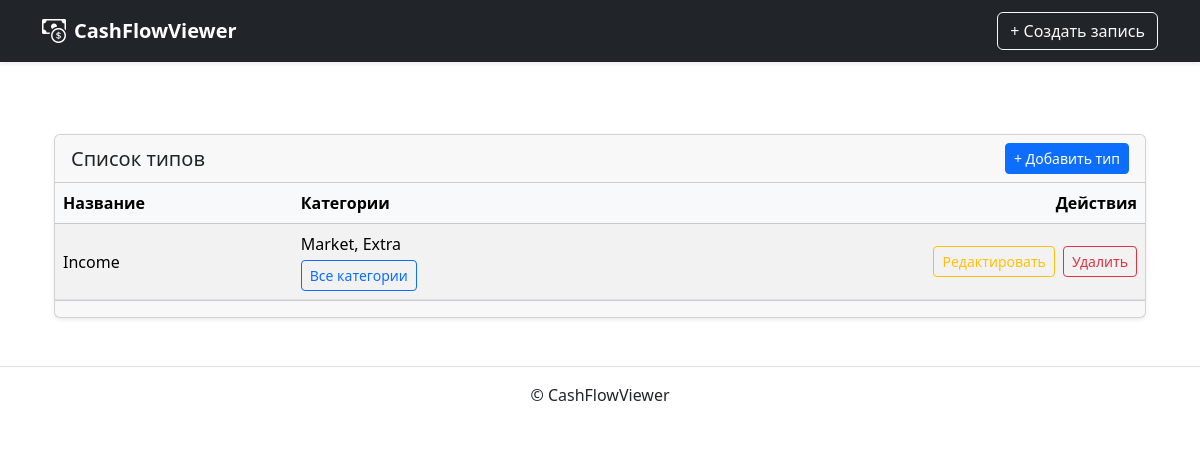
Before: /cash/type/ with the older database file.
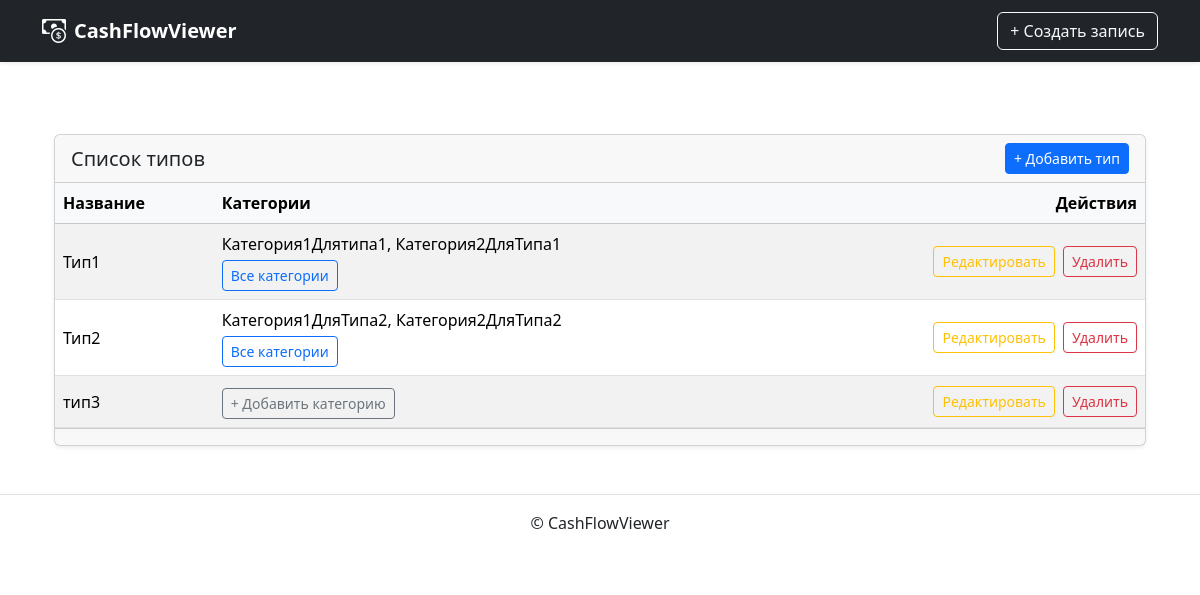
After: the same page with the newer database file.
### cashflow/models.py (models this page shows, shortened)
class Type(models.Model):
    name = models.CharField(max_length=100)
    class Meta:
        verbose_name = 'Тип'
        verbose_name_plural = 'Типы'

class Category(models.Model):
    name = models.CharField(max_length=100)
    type = models.ForeignKey(
        Type, on_delete=models.CASCADE, related_name='categories'
    )
    class Meta:
        verbose_name = 'Категория'
        verbose_name_plural = 'Категории'
    def __str__(self) -> str:
        return self.name

### cashflow/views.py (the view)
# urls.py: path('', TypeListView.as_view(), name='type_list'),
class TypeListView(ListView):
    model = Type
    paginate_by = 10
    template_name = 'cashflow/type/list.html'
    ordering = ['name']

### templates/cashflow/type/list.html (shortened to what this page needs)
{% extends "base.html" %}
{% block content %}
<div class="container mt-4">
  <div class="card shadow-sm">
    <div class="card-header d-flex justify-content-between align-items-center">
      <h5 class="mb-0">Список типов</h5>
      <a href="{% url 'cashflow:type_create' %}" class="btn btn-sm btn-primary">+ Добавить тип</a>
    </div>
    <div class="card-body p-0">
      <div class="table-responsive">
        <table class="table table-hover table-striped mb-0 align-middle">
          <thead class="table-light">
            <tr>
              <th>Название</th>
              <th>Категории</th>
              <th class="text-end">Действия</th>
            </tr>
          </thead>
          <tbody>
            {% for type in page_obj %}
            <tr>
              <td>{{ type.name }}</td>
              <td>
                {% with categories=type.categories.all %}
                  {{ categories|slice:":2"|join:", " }}
                  {% if categories %}
                    <div class="mt-1">
                      <a href="{% url 'cashflow:category_list' %}?type={{ type.id }}" class="btn btn-sm btn-outline-primary">
                        Все категории
                      </a>
                    </div>
                  {% else %}
                    <div class="mt-1">
                      <a href="{% url 'cashflow:category_create' %}?type={{ type.id }}" class="btn btn-sm btn-outline-secondary">
                        + Добавить категорию
                      </a>
                    </div>
                  {% endif %}
                {% endwith %}
              </td>
              <td class="text-end">
                <a href="{% url 'cashflow:type_update' type.pk %}" class="btn btn-sm btn-outline-warning me-1">Редактировать</a>
                <a href="{% url 'cashflow:type_delete' type.pk %}" class="btn btn-sm btn-outline-danger">Удалить</a>
              </td>
            </tr>
            {% empty %}
            <tr>
              <td colspan="3" class="text-center text-muted py-4">Типов пока нет.</td>
            </tr>
            {% endfor %}
          </tbody>
        </table>
      </div>
    </div>
    <div class="card-footer">
    </div>
  </div>
</div>
{% endblock %}

Changed rows visible on the page:
changed Type: name "Income" → "Тип1"; categories.all "Market, Extra" → "Категория1Длятипа1, Категория2ДляТипа1"
added Type: name "Тип2", categories.all "Категория1ДляТипа2, Категория2ДляТипа2"
added Type: name "тип3"
